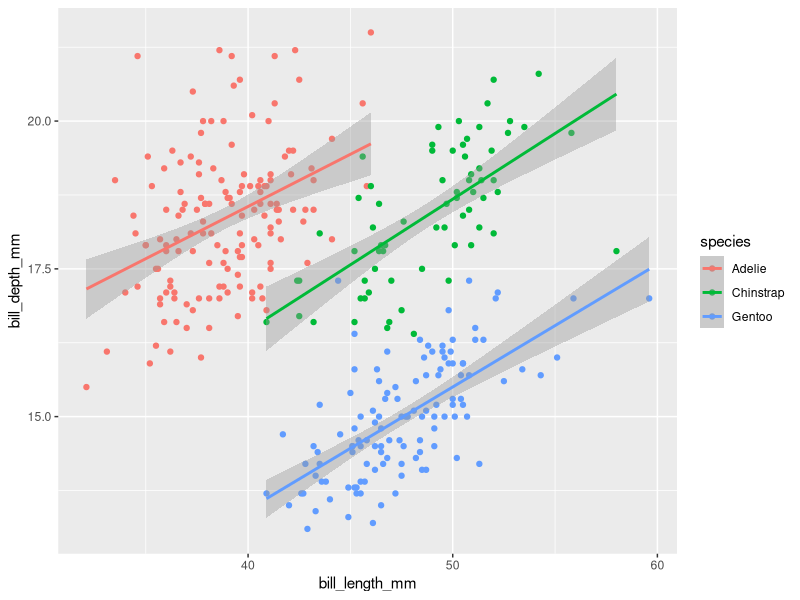
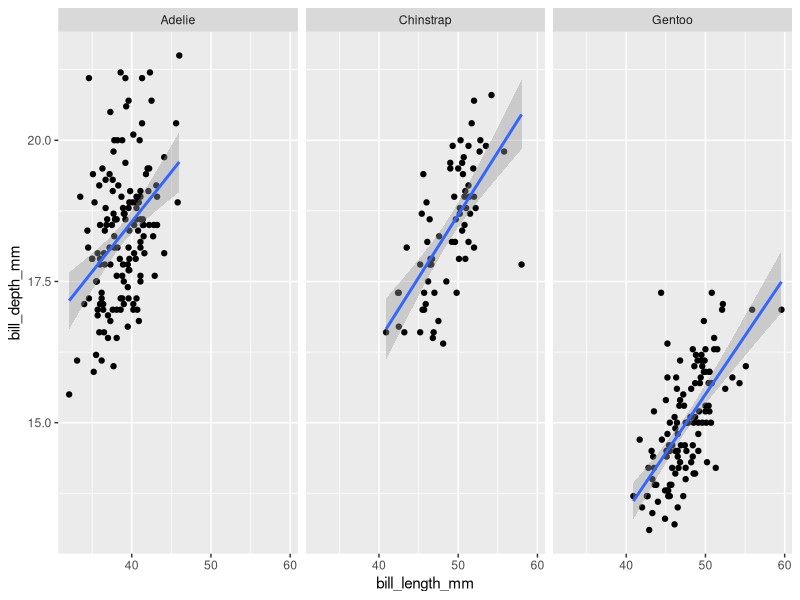
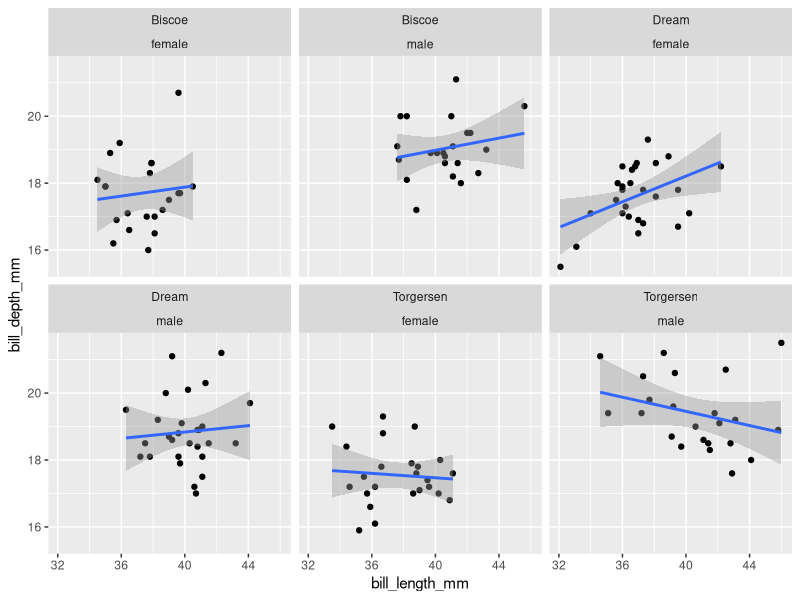
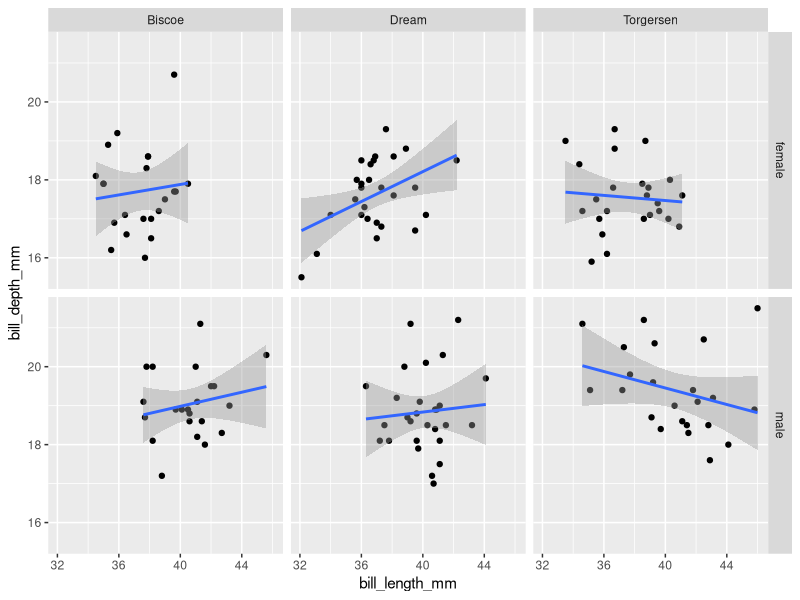
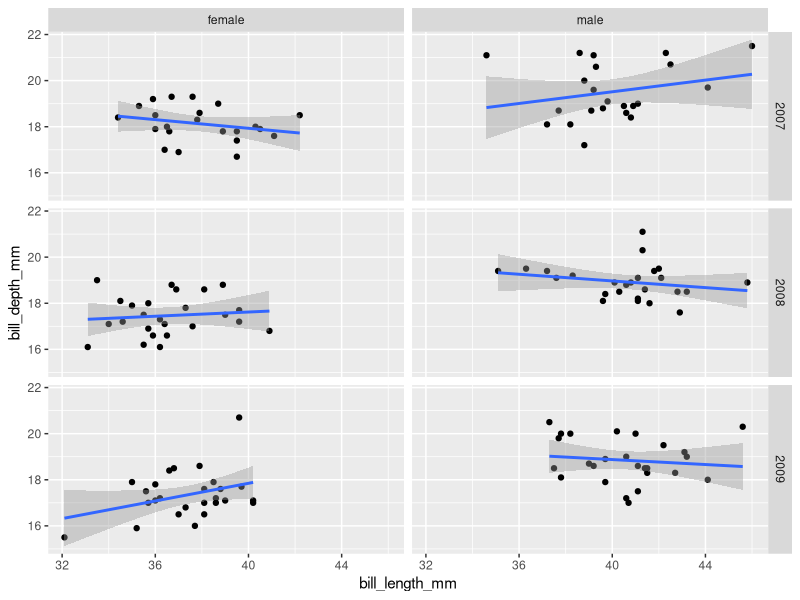
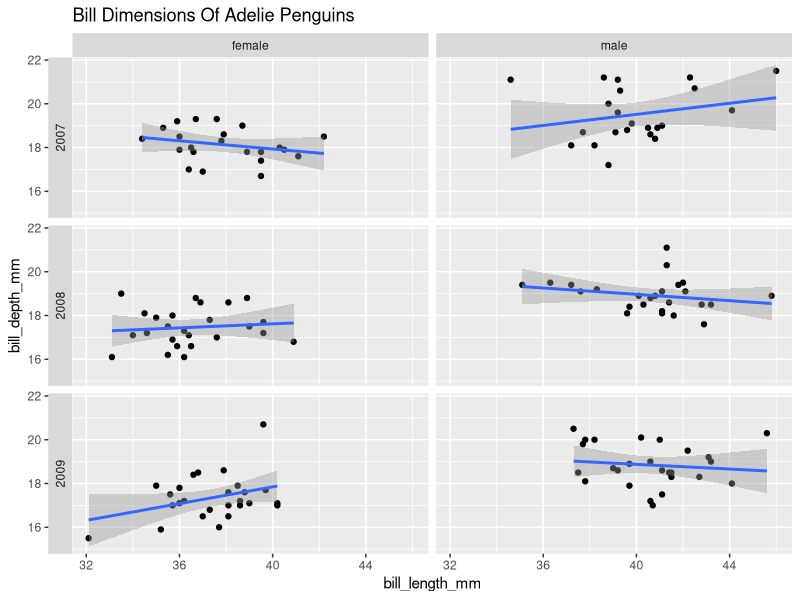
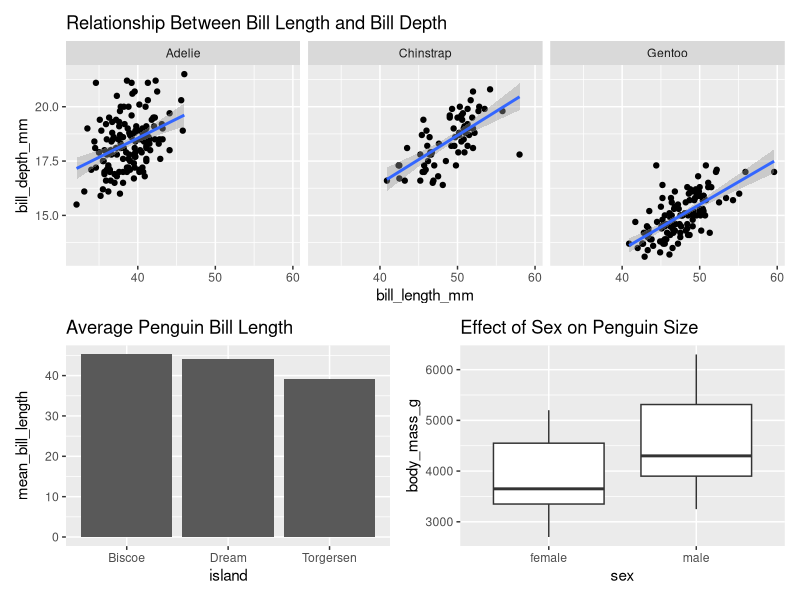
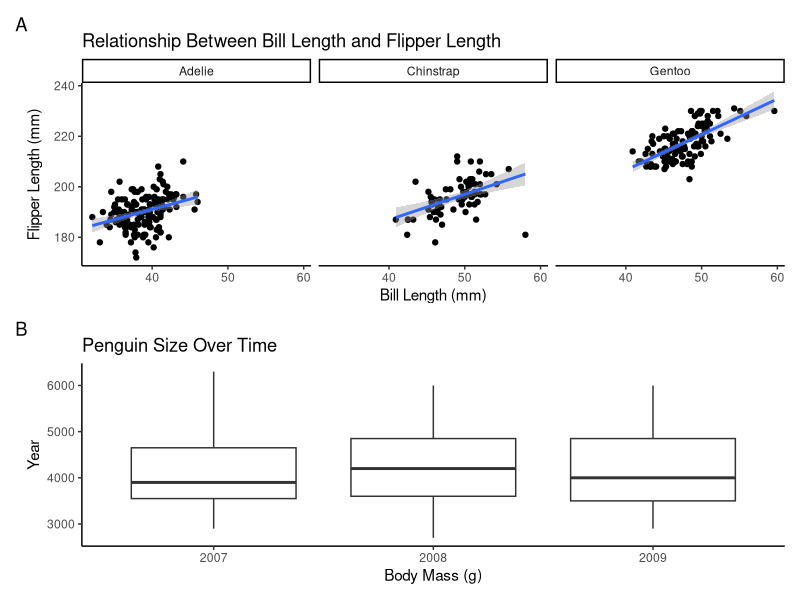

Generate these figures, in order, with R:
## ---- chunk 1
library(palmerpenguins)
library(tidyverse)
## ---- chunk 2
head(penguins)
summary(penguins)
## ---- chunk 3
penguins %>% 
  drop_na() %>%
  ggplot(aes(x = bill_length_mm, y = bill_depth_mm, color = species)) +
  geom_point() +
  geom_smooth(method = "lm")
## ---- chunk 4
penguins %>% 
  drop_na() %>%
  ggplot(aes(x = bill_length_mm, y = bill_depth_mm)) +
  geom_point() +
  geom_smooth(method = "lm") +
  facet_wrap(vars(species))

## ---- chunk 5
penguins %>% 
  drop_na() %>%
  filter(species == "Adelie") %>%
  ggplot(aes(x = bill_length_mm, y = bill_depth_mm)) +
  geom_point() +
  geom_smooth(method = "lm") +
  facet_wrap(vars(island, sex))
## ---- chunk 6
penguins %>% 
  drop_na() %>%
  filter(species == "Adelie") %>%
  ggplot(aes(x = bill_length_mm, y = bill_depth_mm)) +
  geom_point() +
  geom_smooth(method = "lm") +
  facet_grid(rows = vars(sex), cols = vars(island))
## ---- chunk 7
penguins %>% 
  drop_na() %>%
  filter(species == "Adelie") %>%
  ggplot(aes(x = bill_length_mm, y = bill_depth_mm)) +
  geom_point() +
  geom_smooth(method = "lm") +
  facet_grid(rows = vars(year), cols = vars(sex))
## ---- chunk 8
penguins %>% 
  drop_na() %>%
  filter(species == "Adelie") %>%
  ggplot(aes(x = bill_length_mm, y = bill_depth_mm)) +
  geom_point() +
  geom_smooth(method = "lm") +
  facet_grid(rows = vars(year), cols = vars(sex), switch = "y") +
  ggtitle("Bill Dimensions Of Adelie Penguins")
## ---- chunk 9
library(patchwork)
## ---- chunk 10
avg_island_lgth <- penguins %>%
  drop_na() %>%
  group_by(island) %>%
  summarize("mean_bill_length" = mean(bill_length_mm)) %>%
  ggplot(aes(x = island, y = mean_bill_length)) +
  geom_col() +
  ggtitle("Average Penguin Bill Length")

mass_by_sex <- penguins %>%
  drop_na() %>%
  ggplot(aes(x = sex, y = body_mass_g)) +
  geom_boxplot() +
  ggtitle("Effect of Sex on Penguin Size")

lgth_by_depth <- penguins %>% 
  drop_na() %>%
  ggplot(aes(x = bill_length_mm, y = bill_depth_mm)) +
  geom_point() +
  geom_smooth(method = "lm") +
  facet_wrap("species") +
  ggtitle("Relationship Between Bill Length and Bill Depth")
## ---- chunk 11
lgth_by_depth / (avg_island_lgth + mass_by_sex)
## ---- chunk 12
bill_flipper <- penguins %>%
  drop_na() %>%
  ggplot(aes(x = bill_length_mm, y = flipper_length_mm)) +
  geom_point() +
  facet_wrap("species") +
  geom_smooth(method = "lm") +
  theme_classic() +
  labs(title = "Relationship Between Bill Length and Flipper Length",
       x = "Bill Length (mm)",
       y = "Flipper Length (mm)")
  
mass_yr <- penguins %>%
  drop_na() %>%
  mutate("year" = as.character(year)) %>%
  ggplot(aes(x = year, y = body_mass_g)) +
  geom_boxplot() + 
  theme_classic() +
  labs(title = "Penguin Size Over Time",
       x = "Body Mass (g)",
       y = "Year")

bill_flipper / mass_yr + 
  plot_annotation(tag_levels = 'A')

